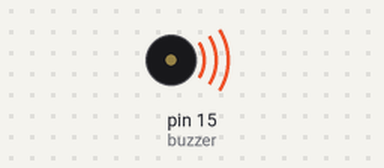
The sketch below on a simulated Arduino Uno, built with avr-gcc and run on an emulated ATmega328P. On the bench: buzzer (waves = sounding).

Above: at 0.02 s.
At 2.22 s:
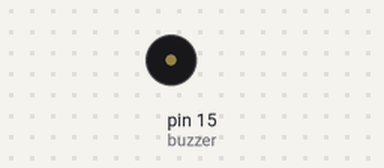
Timing chart, 0 to 3.0 s (numbered marks = the images above):
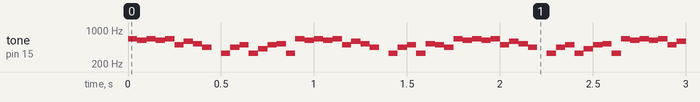

The sketch:

sketch_oct21a.ino
```cpp
#define C41 262  //1 Do
#define D41 294  //2 Re
#define E41 330  //3 Mi
#define F41 349  //4 Fa
#define G41 392  //5 Sol
#define G42 415  //#5 #Sol
#define A41 440  //6 La
#define B41 494  //7 Si
#define C51 523  //1 Do_h
#define D51 587  //2 Re_h
#define D52 622  //#2 #Re_h
#define E51 659  //3 Mi_h
#define F51 698  //4 Fa_h
#define G51 784  //5 Sol_h
#define A51 880  //6 La_h
#define B51 988  //7 Si_h
#define O1 000  //休止符

const int buzzer =15;

int music[]={E51,D52,E51,D52,E51,B41,D51,C51,A41,O1,E41,A41,B41,E41,G42,B41,C51,E41,E51,
D52,E51,D52,E51,B41,D51,C51,A41,O1,E41,A41,B41,E41,C51,B41,A41};  //輸入歌曲音調.

int length;

void setup() {
  // put your setup code here, to run once:
  length=sizeof(music)/sizeof(music[0]);  //取得曲譜陣列的長度
  pinMode(buzzer, OUTPUT);

}

void loop() {
  // put your main code here, to run repeatedly:
  for (int ii=0; ii<length; ii++) {
    tone(buzzer, music[ii]);
    delay(50);
//    tone(buzzer,500);
//    delay(50);
  }
//  noTone(buzzer);
//  delay(2000);
}
```

Measured:
- by itself, tone on pin 15 (buzzer): plays 659 Hz for 0.05 s, 622 Hz for 0.05 s, 659 Hz for 0.05 s, 622 Hz for 0.05 s, 659 Hz for 0.05 s, 494 Hz for 0.05 s … (2451 notes in this stretch)
